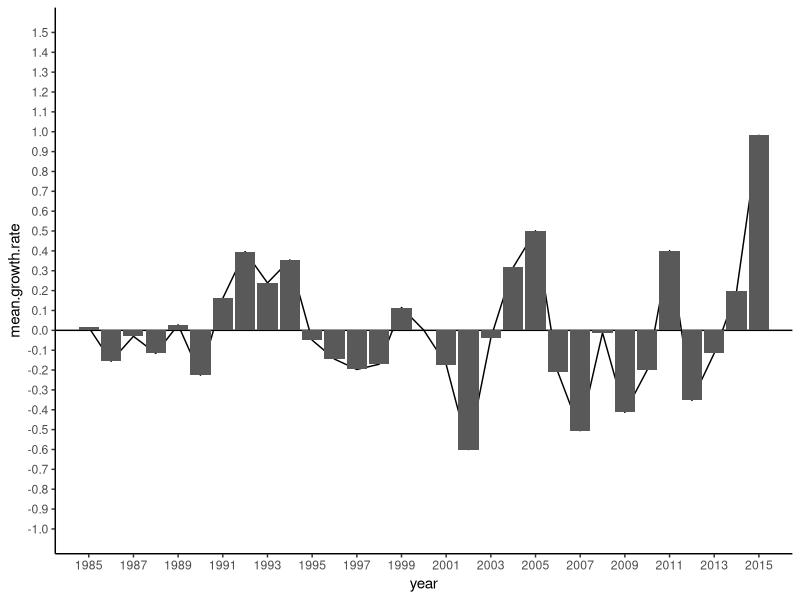
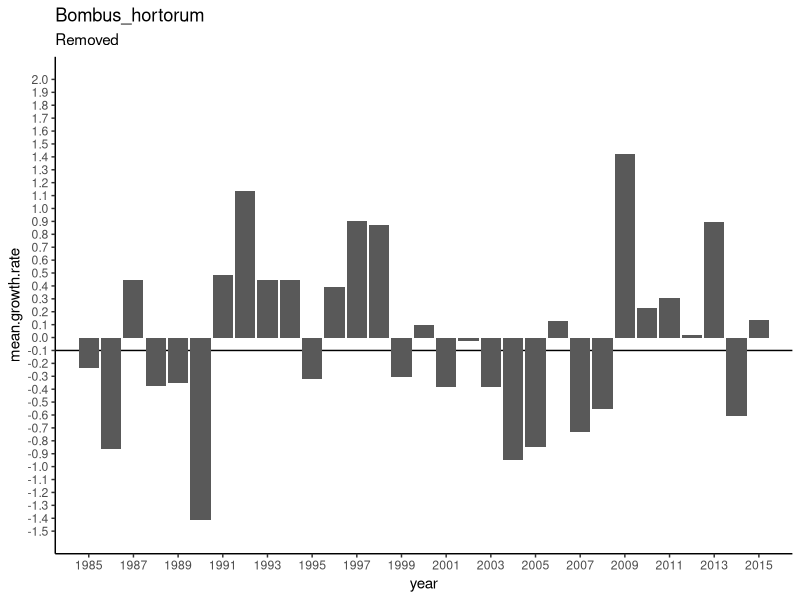
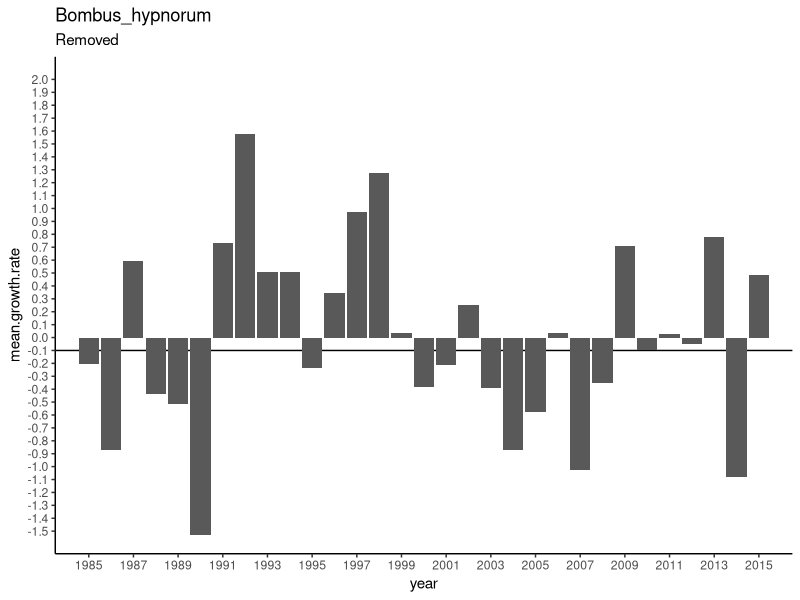
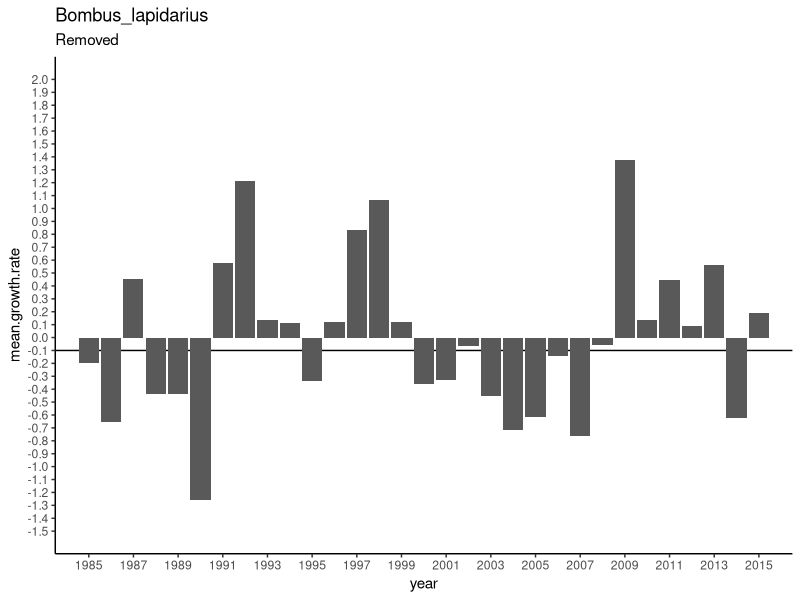
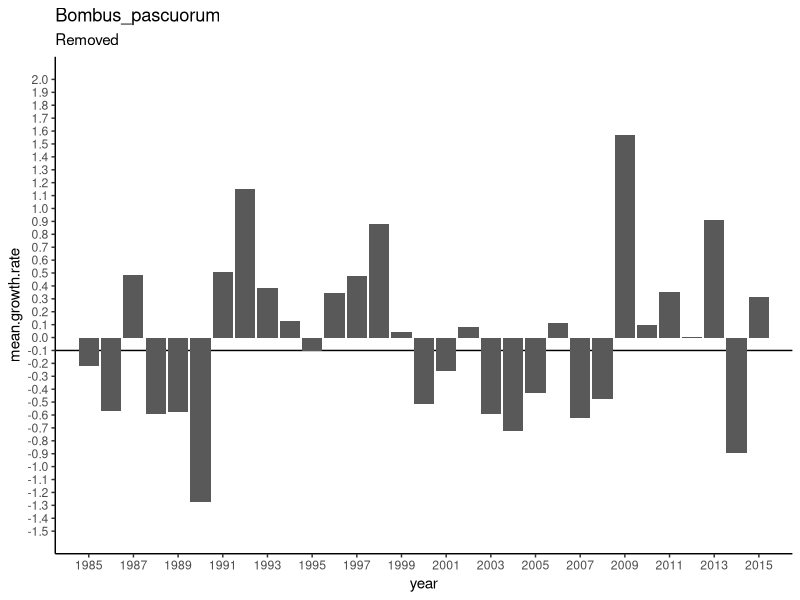
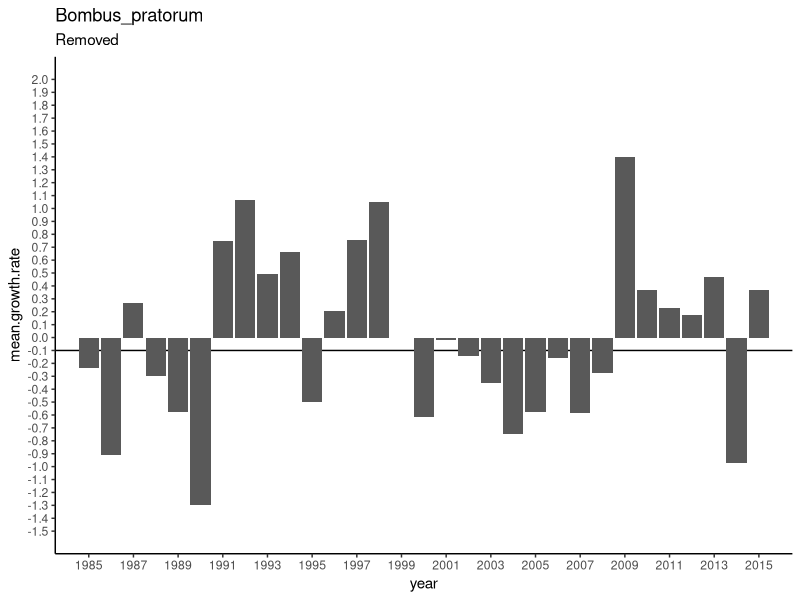
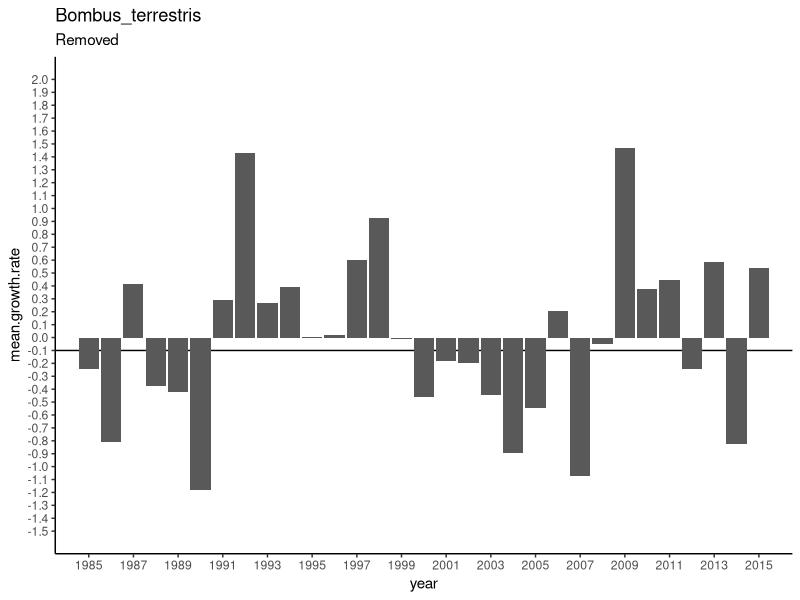

These charts were generated, in order, by the following R code:
# ============================= Packages required =============================


library(tidyverse)


# ============================ Load in data ===================================


# growth.rates.csv is a data file containing interannual changes in species 
# abundance.


species_data <- read.csv("Data/species.data.csv", header = T, strip.white=TRUE)

# ../ = go back a folder
# / go forward a folder


# ============================ Format data ====================================


species_data$species <- gsub(" ", "_", species_data$species)


# ===================== Calculating Growth Rates ==============================


# create a list of species codes that is the same as those in species_data

species.list <- unique(species_data$species)


# Create empty data frame in which to put loop output

growth.rate=NULL          


# Open loop
# for i in species.list = everytime i occurs within species list

for(i in species.list){ 
  
  
  # create dataframe sp.data. where sp.data is the same as species_data with
  # specie set to i
  
  sp.data <- species_data[species_data$species == i,]
  
  
  # create 2 new columns in sp.data.
  # New column 1 = tr0obs column offset by one 
  # i.e. the value of the year  previous
  # New column 2 = tr0obs column - tr0obs offset by one column
  
  sp.data <- sp.data %>%
    mutate(col.ind.prev.year = lag(occupancy)) %>% 
    mutate(growth.rate.dif = occupancy - col.ind.prev.year)
  
  
  # Bind the two data frames growth.rate and sp.data together
  growth.rate = rbind(growth.rate,sp.data)
  
}  # Close loop


# ============================ Format data ====================================


# Remove unnecessary columns from data

bee_species_data <- growth.rate %>% select(-(col.ind.prev.year), -(occupancy))

head(bee_species_data)
tail(bee_species_data)

# Set NA values to 0
# NA values are for the 1st year of data therefore no differential.

bee_species_data[is.na(bee_species_data)] <- 0


# Scaling data around mean of 0 and sd of 1

# Create empty dataframe to put scaled data into

scaled <- NULL


# Create list of species names

species.list <- unique(bee_species_data$species)


# Open for loop
# Loop creates new df each time of scaled values. 
# Binds scaled values onto scaled dataset

for (i in species.list){
  
  # subset gets growth.rate data for one species (species i)
  
  subset <- filter(bee_species_data, species == i)
  
  
  # Scale growth.rate.dif for species i
  
  subset$growth.rate.dif <- scale(subset$growth.rate.dif, center = T, scale = T)
  
  
  # Bind subset onto scaled dataset
  
  scaled = rbind(scaled, subset)
  
} # Close loop



# for some reason r is creating a dataframe within the dataframe
# to remove this use
# solution found at https://stackoverflow.com/questions/30896605/dataframe-within-dataframe

scaled <- do.call(data.frame, scaled)




# ========== Plot all species interannual changes in abundance ================



# ======== Plot mean of all species interannual changes in abundance ==========


# create table of mean growth rate differenctials grouped by year

growth.rate.mean <- scaled %>% 
  group_by(year) %>%
  summarise(mean.growth.rate = mean(growth.rate.dif, na.rm = TRUE))

growth.rate.mean <- as.data.frame(growth.rate.mean)


# Plot mean growth rate differentials

mean.growth.rate.plot <- ggplot(
  growth.rate.mean, aes(
    x = year,
    y = mean.growth.rate)) + 
  geom_hline(yintercept = 0) +
  coord_cartesian(xlim = c(1985, 2015), ylim = c(-1, 1.5)) +
  scale_x_continuous(breaks = seq(1985, 2015, by = 2)) +
  scale_y_continuous(breaks=seq(-1, 1.5, 0.1)) +
  geom_line() +
  geom_col() +
  theme_classic() 


mean.growth.rate.plot

# =========================== Bean pollinators ================================


bean_species <- scaled %>% filter(Field.Bean == 1)


# Create list of species from growth.rate data

bean_species_list <- unique(bean_species$species)

deficit_table <- NULL
# Write for loop
# loop creates a subset of data removing one species each time (species i)
# Plots yearly mean growth rates minus species i each time
# Creates n plots where n is number of species in list

for(i in bean_species_list){  # Open loop
  
  
  # a gets a subset of growth.rate data minus species i.
  
  bean_removed_species <- subset(bean_species, species != i) 
  
  
  # Growth.rate.mean gets removed_species 
  # removed_species is grouped by year
  # yearly mean growthrates of all species are calulated
  
  bean_growth_rate_mean <- bean_removed_species %>% 
    group_by(year) %>%
    summarise(mean.growth.rate = mean(growth.rate.dif, na.rm = TRUE))
  bean_growth_rate_mean
  
  # Create plot of mean yearly growth rates across all species using subset of data
  

   bean_mean_growth_rate_plot <- ggplot(
     bean_growth_rate_mean, aes(
       x = year,
       y = mean.growth.rate)) +
     geom_hline(yintercept = -0.1) +
     coord_cartesian(xlim = c(1985, 2015), ylim = c(-1.5, 2)) +
     scale_x_continuous(breaks = seq(1985, 2015, by = 2)) +
     scale_y_continuous(breaks=seq(-1.5, 2, 0.1)) +
     geom_col() +
     theme_classic() +
     ggtitle(i, "Removed")
  
   # Plot graph
  
   plot(bean_mean_growth_rate_plot)
  
  
  deficit <- bean_growth_rate_mean %>% mutate( theta = -0.1, deficit = mean.growth.rate - theta)
  deficit <- deficit %>% filter(deficit < 0)

  
  a <- sum(deficit$deficit)
  b <- i
  deficit.all <- cbind(a, b)
  
  deficit_table <- rbind(deficit_table, deficit.all)
  
} # Close loop
deficit_table
